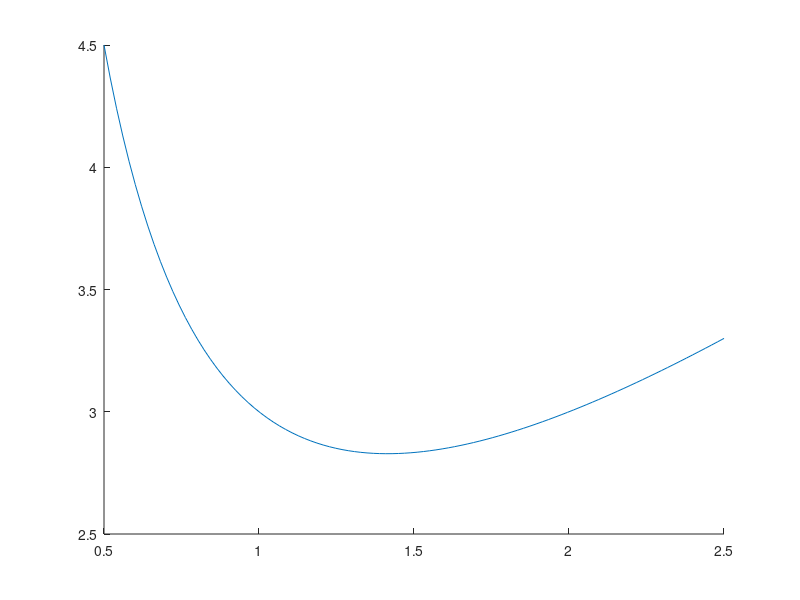

Here is the MATLAB script that generated this plot: (Note: this script raises an error after producing the figure.)
% f(x) = x + 2/x
hold on
x_data = linspace(0.5, 2.5);
y_data = x_data + 2 ./ x_data;
plot(x_data, y_data);

X = [1 2 2.5];
Y = X + 2 ./ X;

[C, ~] = newpoly(X, Y);
fprintf('quadratic newton f(1.5) = %.4f\n', polyval(C, 1.5));
fprintf('quadratic newton f(1.2) = %.4f\n', polyval(C, 1.2));
y_data = polyval(C, x_data);
plot(x_data, y_data, 'r');
plot(X, Y, 'r*');

X = [0.5 1 2 2.5];
Y = X + 2 ./ X;
[C, ~] = newpoly(X, Y);
fprintf('cubic newton f(1.5) = %.4f\n', polyval(C, 1.5));
fprintf('cubic newton f(1.2) = %.4f\n', polyval(C, 1.2));
y_data = polyval(C, x_data);
plot(x_data, y_data, 'g');
plot(X, Y, 'g*');

fprintf('actual data f(1.5) = %.4f\n', 1.5 + 2/1.5);
fprintf('actual data f(1.2) = %.4f\n', 1.2 + 2/1.2);